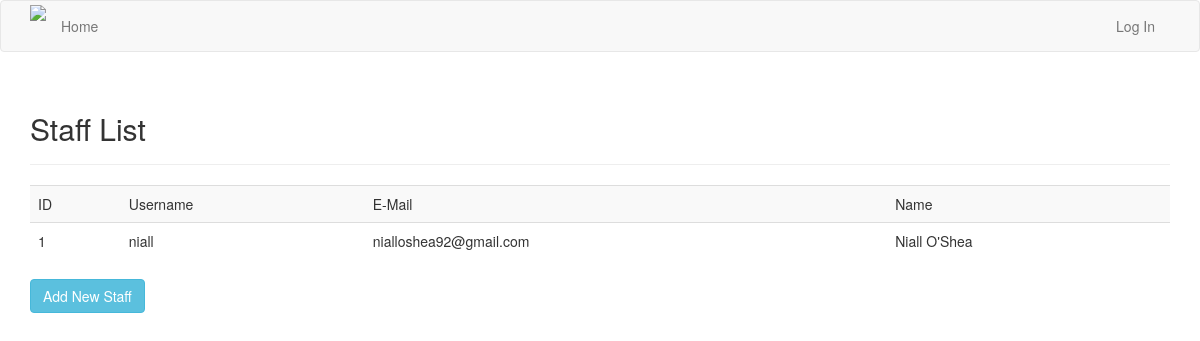
Page /staff/ on the committed database.
### app/models.py (models this page shows, shortened)
class Staff(db.Model, UserMixin):
    __tablename__ = 'staff'
    id = db.Column(db.Integer, primary_key=True)
    username = db.Column(db.String(64), unique=True, index=True)
    password_hash = db.Column(db.String(128))
    email = db.Column(db.String(64), unique=True, index=True)
    name = db.Column(db.String(64))
    added = db.relationship('User', backref='added_by')
    @property
    def password(self):
        raise AttributeError('Password is not a readable attribute')

### app/auth/views.py (the view)
@auth.route('/')
def list_staff():
    staff = Staff.query.all()
    return render_template('auth/list-staff.html', staff=staff)

### app/templates/auth/list-staff.html
{% extends "base.html" %}
{% block page_content %}
<div class="page-header">
    <h2>Staff List</h2>
</div>
<table class="table table-striped">
<tr>
    <td>ID</td>
    <td>Username</td>
    <td>E-Mail</td>
    <td>Name</td>
</tr>
{% for person in staff %}
<tr>
    <td>{{ person.id }}</td>
    <td>{{ person.username }}</td>
    <td>{{ person.email }}</td>
    <td>{{ person.name }}</td>
</tr>
{% endfor %}
</table>
<a class="btn btn-info" href="{{ url_for('auth.new_staff') }}">Add New Staff</a>
{% endblock %}

### rows in the picture
Staff: id "1", username "niall", email "nialloshea92@gmail.com", name "Niall O'Shea"
